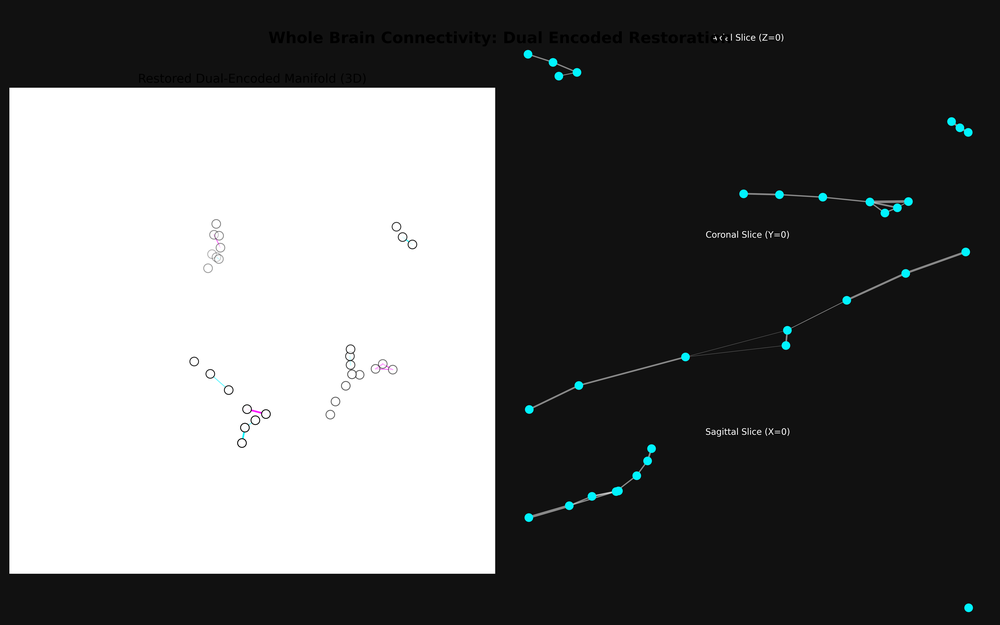
#> input picture cibc_portfolio_optimizer/quantum_neural_circuitry/whole_brain_dual_encoding.png, 1000 x 625 px, shrunk from 4800 x 3000 before the run
$ python create_dashboard.py
#> lines starting #> are read from the running program, lines starting #| are printed output that depends on the picture

import matplotlib.pyplot as plt
import matplotlib.image as mpimg
import os

def create_summary_dashboard():
    print("Generating Final Visual Summary Dashboard...")

    # Files to include
    files = {
        'Whole Brain Dual Encoding': 'whole_brain_dual_encoding.png', # The main result
        'Synaptic Comp': 'post_synaptic_treatment_plot.png',
        '2D Projections': '2d_projections_hebbian.png',
        'Repaired 3D State': '3d_projection_prime_resonance_repaired.png'
    }

    # Filter for existing files
    valid_files = {k: v for k, v in files.items() if os.path.exists(v)}

    if not valid_files:
        print("No image files found to summarize!")
        return

    n_images = len(valid_files)
    cols = 2
    rows = (n_images + 1) // 2

    fig = plt.figure(figsize=(16, 8 * rows))
    fig.suptitle("Quantum Neural Restoration: Final Summary Dashboard", fontsize=24, fontweight='bold', y=0.98)

    for i, (title, filename) in enumerate(valid_files.items()):
        ax = fig.add_subplot(rows, cols, i+1)
        try:
            img = mpimg.imread(filename)
#> img is the input picture: shape (625, 1000, 4) float32; mean R, G, B, A 0.418, 0.421, 0.421, 1
            ax.imshow(img)
            ax.set_title(f"{title} ({filename})", fontsize=14, pad=10)
            ax.axis('off')
            # Add a border
            for spine in ax.spines.values():
                spine.set_visible(True)
                spine.set_edgecolor('#ccc')
        except Exception as e:
            ax.text(0.5, 0.5, f"Error loading {filename}", ha='center')

    plt.tight_layout()
    # Add a footer
    plt.figtext(0.5, 0.01, "Generated by Neuromorph Agentic Cluster - 2025", ha='center', fontsize=10, color='gray')

    output_filename = "Final_Visual_Summary.png"
    plt.savefig(output_filename, dpi=150, facecolor='#f8f9fa')
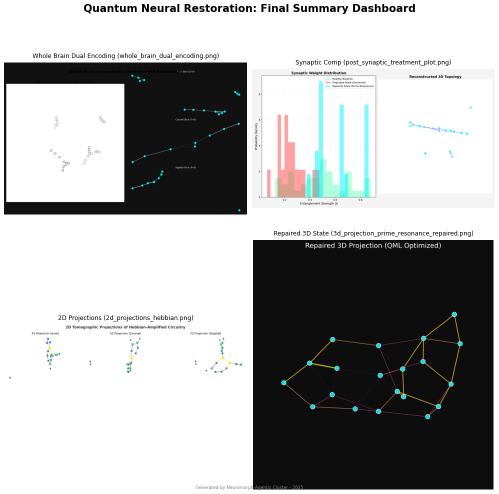
#> figure drawn by matplotlib, 4 panels
    print(f"Summary Dashboard saved to {output_filename}")

if __name__ == "__main__":
    create_summary_dashboard()
